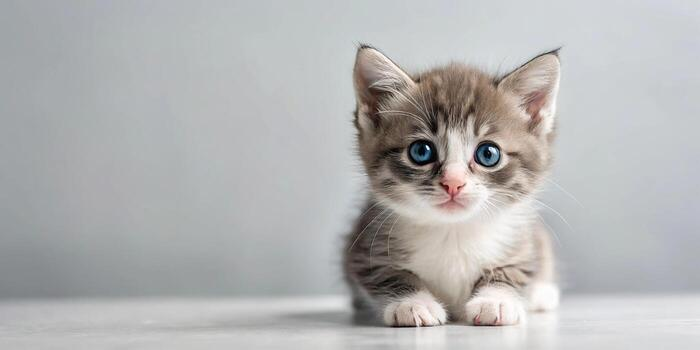
#> input picture 1_OpenCV/2_Image_Processing/cat.jpg, 700 x 350 px
$ python 01_binary_threshold.py
#> lines starting #> are read from the running program, lines starting #| are printed output that depends on the picture; after the words box and inside, x2 and y2 are one past the last pixel; in counts of white or black regions, pixels touching at a corner belong together
# A threshold is a cutoff point or boundary used to make a decision.
# We use thresholding in image processing to separate important objects from the background.
# Pixel > threshold → 255 (white)
# Pixel ≤ threshold → 0 (black)
import cv2

img = cv2.imread("cat.jpg")
#> img is the input picture: shape (350, 700, 3); mean B, G, R 179.9, 179.9, 180

gray = cv2.cvtColor(img, cv2.COLOR_BGR2GRAY)

_, threshold = cv2.threshold(
    gray,
    200,       #if pixel>200
    255,       #output
    cv2.THRESH_BINARY
)
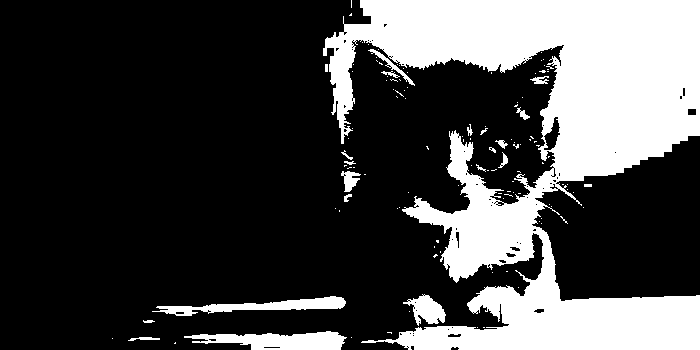
#> threshold: shape (350, 700); 27.3% white; 122 white regions (100 under 20 px), largest, box (x1, y1, x2, y2) and area: (323, 0, 700, 350) 61144, (184, 331, 347, 350) 1986, (152, 296, 346, 316) 1547

# cv2.imshow("Original", img)
# cv2.imshow("Gray", gray)
cv2.imshow("Threshold", threshold)

cv2.waitKey(0)
cv2.destroyAllWindows()


# if pixel > 127:
#     output = 255  # white
# else:
#     output = 0    # black

# 0 ─────────────── 127 ─────────────── 255
    #  BLACK              WHITE


# In Python, _ is commonly used as a variable name when:
# We receive a value, but we don't need to use it.


# _, threshold
# threshold_value, threshold_image
# First output: threshold value. Second output: the complete processed threshold image.
